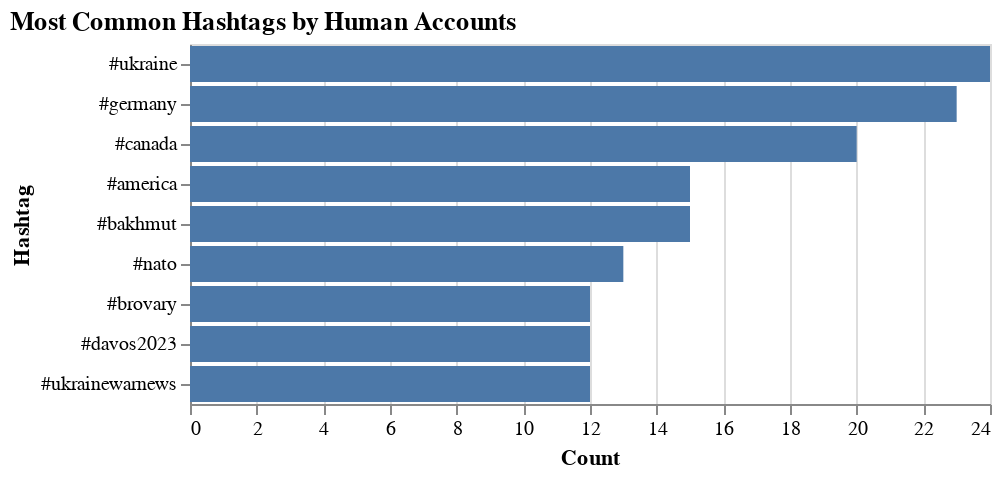

Notebook code for this chart:
### Markdown cell above
#### Data Visualization

### Code cell
chart_human = alt.Chart(df_human).mark_bar().encode(
    x=alt.X('count:Q', axis=alt.Axis(title='Count')),
    y=alt.Y('hashtag:N', axis=alt.Axis(title='Hashtag'), sort='-x'),
).transform_window(
    rank='rank(count)',
    sort=[alt.SortField('count', order='descending')]
).transform_filter(
    (alt.datum.rank < 10)
).properties(
   title="Most Common Hashtags by Human Accounts"
).configure_title(
   color="black",
   fontSize=13,
   anchor="start"
)

chart_human

### Figure 1 — Vega-Lite specification as saved in the notebook (floating-point values rounded to 4 significant figures)
{"config": {"view": {"continuousWidth": 400, "continuousHeight": 300}, "title": {"anchor": "start", "color": "black", "fontSize": 13}}, "data": {"name": "data-09bafb0d036b9a63defd57708678ee65"}, "mark": "bar", "encoding": {"x": {"axis": {"title": "Count"}, "field": "count", "type": "quantitative"}, "y": {"axis": {"title": "Hashtag"}, "field": "hashtag", "sort": "-x", "type": "nominal"}}, "title": "Most Common Hashtags by Human Accounts", "transform": [{"window": [{"op": "rank", "field": "count", "as": "rank"}], "sort": [{"field": "count", "order": "descending"}]}, {"filter": "(datum.rank < 10)"}], "$schema": "https://vega.github.io/schema/vega-lite/v4.17.0.json", "datasets": {"data-09bafb0d036b9a63defd57708678ee65": [{"hashtag": "#america", "count": 15}, {"hashtag": "#atacmsforukraine", "count": 1}, {"hashtag": "#ausairforce", "count": 1}, {"hashtag": "#australia", "count": 5}, {"hashtag": "#bahmut", "count": 10}, {"hashtag": "#bakhmut", "count": 15}, {"hashtag": "#bandera", "count": 1}, {"hashtag": "#beprepared", "count": 1}, {"hashtag": "#bradley", "count": 1}, {"hashtag": "#breakingnews", "count": 3}, {"hashtag": "#brovary", "count": 12}, {"hashtag": "#business", "count": 1}, {"hashtag": "#canada", "count": 20}, {"hashtag": "#canberra", "count": 1}, {"hashtag": "#cdnpoli", "count": 5}, {"hashtag": "#china", "count": 2}, {"hashtag": "#churchofengland", "count": 1}, {"hashtag": "#congress", "count": 1}, {"hashtag": "#crypto", "count": 1}, {"hashtag": "#cyber", "count": 1}, {"hashtag": "#davos2023", "count": 12}, {"hashtag": "#denmark", "count": 1}, {"hashtag": "#donbas", "count": 9}, {"hashtag": "#europeanunion", "count": 1}, {"hashtag": "#f35", "count": 1}, {"hashtag": "#finland", "count": 5}, {"hashtag": "#food", "count": 1}, {"hashtag": "#france", "count": 5}, {"hashtag": "#ger", "count": 1}, {"hashtag": "#germany", "count": 23}, {"hashtag": "#goldenstatewarriors", "count": 1}, {"hashtag": "#hamas", "count": 1}, {"hashtag": "#health", "count": 1}, {"hashtag": "#hezbollah", "count": 1}, {"hashtag": "#humanrights", "count": 1}, {"hashtag": "#india", "count": 1}, {"hashtag": "#iran", "count": 2}, {"hashtag": "#iranianprotest", "count": 1}, {"hashtag": "#israel", "count": 3}, {"hashtag": "#jordan", "count": 1}, {"hashtag": "#jordanpoole", "count": 1}, {"hashtag": "#jpost", "count": 1}, {"hashtag": "#kherson", "count": 3}, {"hashtag": "#kreminna", "count": 7}, {"hashtag": "#kyiv", "count": 5}, {"hashtag": "#lancet", "count": 1}, {"hashtag": "#leopard", "count": 1}, {"hashtag": "#leopardsforukraine", "count": 1}, {"hashtag": "#moscow", "count": 7}, {"hashtag": "#nato", "count": 13}, {"hashtag": "#nodaysoff", "count": 1}, {"hashtag": "#norway", "count": 5}, {"hashtag": "#nuclear", "count": 1}, {"hashtag": "#othercountries", "count": 1}, {"hashtag": "#pakistan", "count": 1}, {"hashtag": "#palestine", "count": 1}, {"hashtag": "#palestinians", "count": 1}, {"hashtag": "#poland", "count": 5}, {"hashtag": "#polish", "count": 1}, {"hashtag": "#putin", "count": 9}, {"hashtag": "#putinswar", "count": 10}, {"hashtag": "#russia", "count": 10}, {"hashtag": "#russiaisateroriststate", "count": 9}, {"hashtag": "#russiaisaterroiststate", "count": 1}, {"hashtag": "#russiaisaterroriststate", "count": 1}, {"hashtag": "#russiaislosin", "count": 8}, {"hashtag": "#russian", "count": 2}, {"hashtag": "#russianarmy", "count": 1}, {"hashtag": "#russians", "count": 1}, {"hashtag": "#shorts", "count": 1}, {"hashtag": "#slavery", "count": 1}, {"hashtag": "#spain", "count": 1}, {"hashtag": "#sweden", "count": 5}, {"hashtag": "#templemount", "count": 1}, {"hashtag": "#terrorism", "count": 1}, {"hashtag": "#torture", "count": 1}, {"hashtag": "#u", "count": 2}, {"hashtag": "#uae", "count": 1}, {"hashtag": "#uk", "count": 5}, {"hashtag": "#ukrain", "count": 9}, {"hashtag": "#ukraina", "count": 1}, {"hashtag": "#ukraine", "count": 24}, {"hashtag": "#ukrainerussianwar", "count": 2}, {"hashtag": "#ukrainewar", "count": 6}, {"hashtag": "#ukrainewarnews", "count": 12}, {"hashtag": "#ukrainian", "count": 1}, {"hashtag": "#unisbroken", "count": 1}, {"hashtag": "#usa", "count": 4}, {"hashtag": "#western", "count": 1}, {"hashtag": "#women", "count": 1}, {"hashtag": "#womensrights", "count": 1}, {"hashtag": "#womensrightsarehumanrights", "count": 1}, {"hashtag": "#worldwarvii", "count": 1}, {"hashtag": "#yyc", "count": 1}, {"hashtag": "#zsu", "count": 1}]}}
